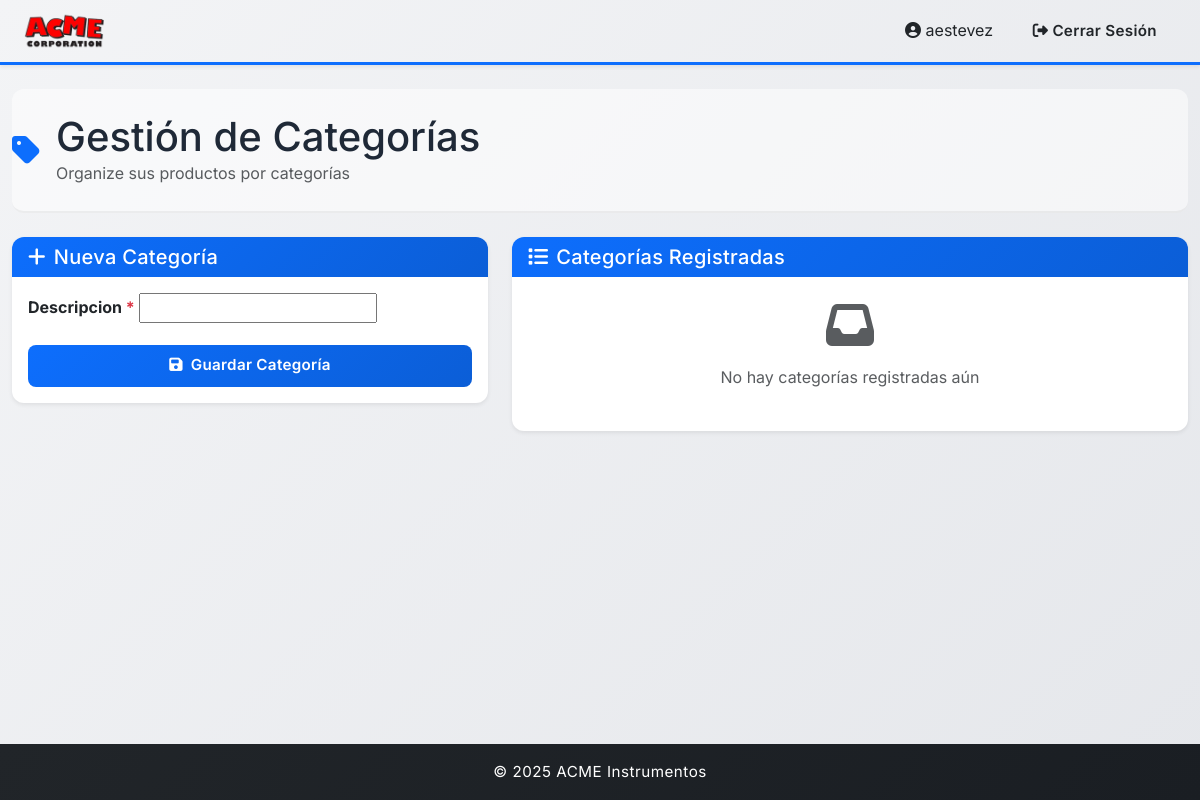
Before: /inventario/categoria/nueva/ (signed in) with the older database file.
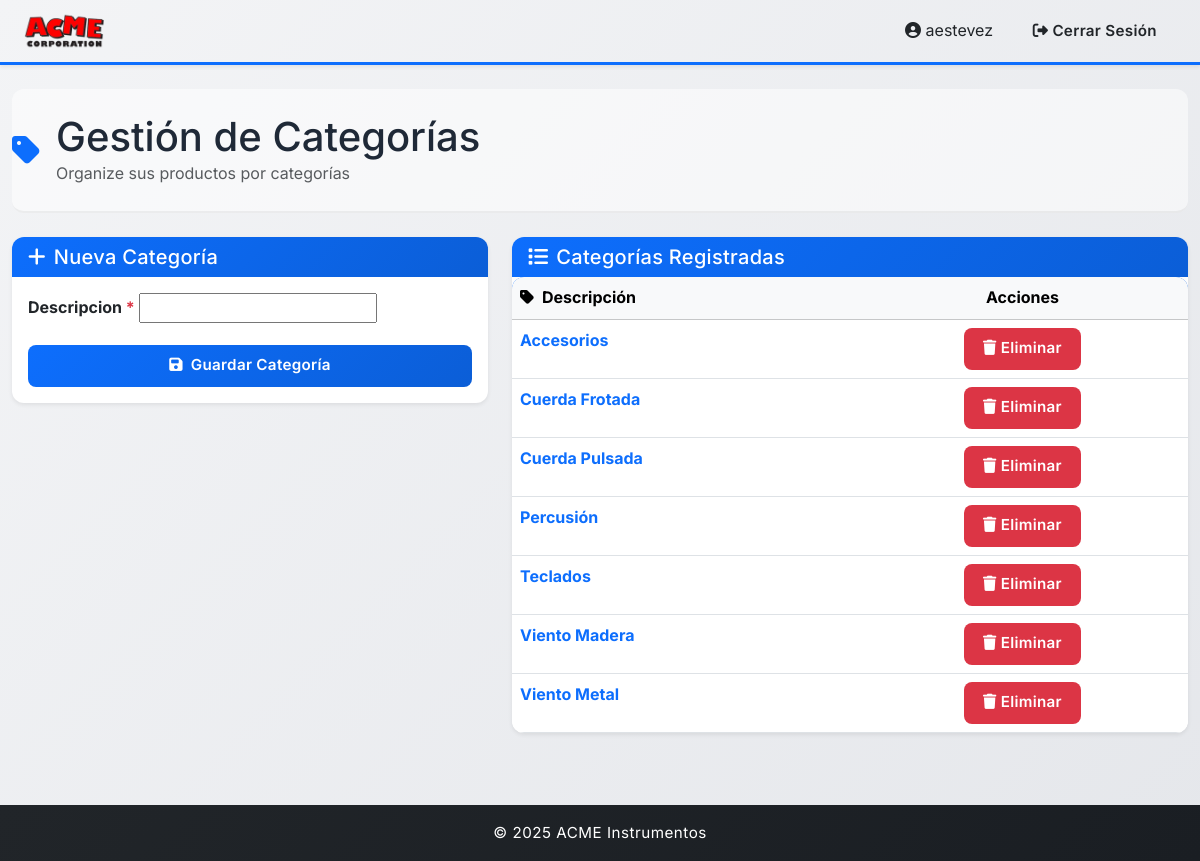
After: the same page with the newer database file.
### inventario/models.py (models this page shows, shortened)
class CategoriaProducto(models.Model):
    id_categoria = models.AutoField(primary_key=True)
    descripcion = models.CharField(max_length=100, unique=True)

### inventario/views.py (the view)
# urls.py: path("categoria/nueva/", crear_categoria, name="crear_categoria"),
def crear_categoria(request):
    categorias = CategoriaProducto.objects.order_by("descripcion")
    if request.method == "POST":
        form = CategoriaForm(request.POST)
        if form.is_valid():
            form.save()
            return redirect("crear_categoria")
    else:
        form = CategoriaForm()
    return render(
        request, "categoria_form.html", {"form": form, "categorias": categorias}
    )

### inventario/forms.py
class CategoriaForm(forms.ModelForm):
    class Meta:
        model = CategoriaProducto
        fields = "__all__"

### inventario/templates/categoria_form.html (shortened to what this page needs)
{% extends "base.html" %} {% block content %}
<div class="page-header mb-4">
  <div class="d-flex align-items-center">
    <i class="fas fa-tag fa-2x text-primary me-3"></i>
    <div>
      <h1 class="mb-0">Gestión de Categorías</h1>
      <p class="text-muted mb-0">Organize sus productos por categorías</p>
    </div>
  </div>
</div>
<div class="row">
  <div class="col-md-5">
    <div class="card shadow-sm">
      <div class="card-header bg-gradient-primary text-white">
        <h5 class="mb-0"><i class="fas fa-plus me-2"></i>Nueva Categoría</h5>
      </div>
      <div class="card-body">
        <form method="POST" novalidate>
          {% for field in form %}
            <div class="mb-3">
              <label for="{{ field.id_for_label }}" class="form-label fw-bold">
                {{ field.label }}
                {% if field.field.required %}
                  <span class="text-danger">*</span>
                {% endif %}
              </label>
              {{ field }}
            </div>
          {% endfor %}
          <button type="submit" class="btn btn-primary w-100">
            <i class="fas fa-save me-2"></i>Guardar Categoría
          </button>
        </form>
      </div>
    </div>
  </div>
  <div class="col-md-7">
    <div class="card shadow-sm">
      <div class="card-header bg-gradient-primary text-white">
        <h5 class="mb-0"><i class="fas fa-list me-2"></i>Categorías Registradas</h5>
      </div>
      <div class="card-body p-0">
        {% if categorias %}
        <div class="table-responsive">
          <table class="table table-hover mb-0">
            <thead class="table-light">
              <tr>
                <th><i class="fas fa-tag me-2"></i>Descripción</th>
                <th class="text-center">Acciones</th>
              </tr>
            </thead>
            <tbody>
              {% for c in categorias %}
              <tr>
                <td>
                  <span class="fw-bold text-primary">{{ c.descripcion }}</span>
                </td>
                <td class="text-center">
                  <form action="{% url 'borrar_categoria' c.pk %}" method="POST" style="display: inline;">
                    <button
                      type="submit"
                      class="btn btn-sm btn-danger"
                      onclick="return confirm('¿Seguro que deseas borrar esta categoría?');"
                    >
                      <i class="fas fa-trash me-1"></i>Eliminar
                    </button>
                  </form>
                </td>
              </tr>
              {% endfor %}
            </tbody>
          </table>
        </div>
        {% else %}
        <div class="p-4 text-center">
          <i class="fas fa-inbox fa-3x text-muted mb-3"></i>
          <p class="text-muted">No hay categorías registradas aún</p>
        </div>
        {% endif %}
      </div>
    </div>
  </div>
</div>
{% endblock %}

Changed rows visible on the page:
added CategoriaProducto: descripcion "Accesorios"
added CategoriaProducto: descripcion "Cuerda Frotada"
added CategoriaProducto: descripcion "Cuerda Pulsada"
added CategoriaProducto: descripcion "Percusión"
added CategoriaProducto: descripcion "Teclados"
added CategoriaProducto: descripcion "Viento Madera"
added CategoriaProducto: descripcion "Viento Metal"
Other visible differences:
text no longer shown: "No hay categorías registradas aún"
text now shown: "Descripción Acciones"
